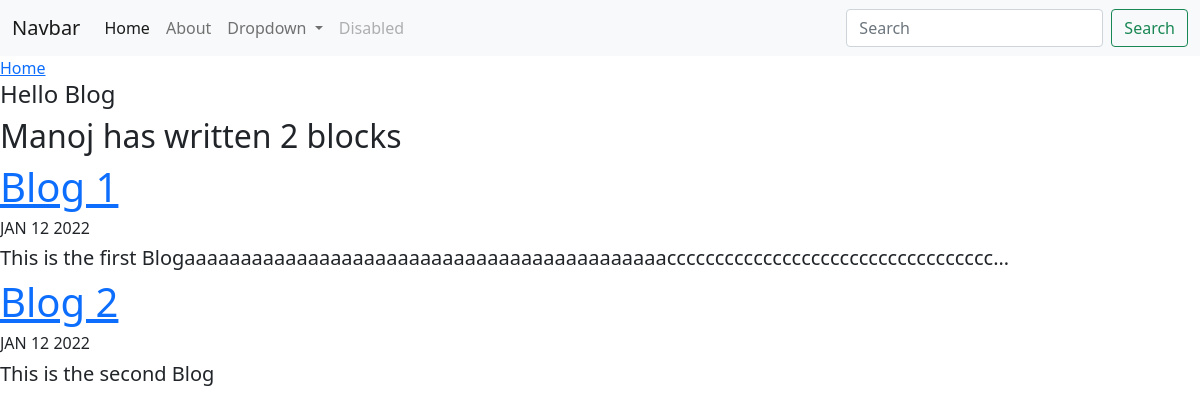
Screenshot of /blog/ with the database file from the repository.
### blog/models.py (models this page shows, shortened)
class Blog(models.Model):
    title = models.CharField(max_length=200)
    description = models.TextField()
    date = models.DateField()

### blog/views.py (the view)
# urls.py: path('',views.all_blogs, name='all_blogs'),
def all_blogs(request):
    blogs = Blog.objects.order_by('-date')[:5]
    return render(request, 'blog/all_blogs.html', {'blogs':blogs})

### blog/templates/blog/all_blogs.html (shortened to what this page needs)
{% extends 'portfolio/base.html' %}
{% block content %}
<a href="{% url 'home' %}">Home</a>
<h4>Hello Blog</h4>
<h2>Manoj has written {{ blogs.count }} block{{ blogs.count|pluralize }}</h2>
{% for blog in blogs %}
<a href="{% url 'blog:detail' blog.id %}"><h1>{{ blog.title }}</h1></a>
<h6>{{ blog.date|date:'M d Y'|upper }}</h6>
<h5>{{ blog.description|striptags|truncatechars:100 }}</h5>
{% endfor %}
{% endblock %}

### portfolio/templates/portfolio/base.html (shortened to what this page needs)
<!doctype html>
<html lang="en">
  <head>
    <link href="https://cdn.jsdelivr.net/npm/bootstrap@5.1.3/dist/css/bootstrap.min.css" rel="stylesheet">
  </head>
  <body>
    <nav class="navbar navbar-expand-lg navbar-light bg-light">
        <div class="container-fluid">
          <a class="navbar-brand" href="#">Navbar</a>
          <div class="collapse navbar-collapse" id="navbarSupportedContent">
            <ul class="navbar-nav me-auto mb-2 mb-lg-0">
              <li class="nav-item">
                <a class="nav-link active" aria-current="page" href="#">Home</a>
              </li>
              <li class="nav-item">
                <a class="nav-link" href="#">About</a>
              </li>
              <li class="nav-item dropdown">
                <a class="nav-link dropdown-toggle" href="#" id="navbarDropdown" role="button" data-bs-toggle="dropdown" aria-expanded="false">
                  Dropdown
                </a>
              </li>
              <li class="nav-item">
                <a class="nav-link disabled">Disabled</a>
              </li>
            </ul>
            <form class="d-flex">
              <input class="form-control me-2" type="search" placeholder="Search" aria-label="Search">
              <button class="btn btn-outline-success" type="submit">Search</button>
            </form>
          </div>
        </div>
      </nav>
  </body>
</html>
  {% block content%} {% endblock %}

### rows the page displays
Blog: title "Blog 1", date "JAN 12 2022", description "This is the first Blogaaaaaaaaaaaaaaaaaaaaaaaaaaaaaaaaaaaaaaaaaaacccccccccccccccccccccccccccccccccc…"
Blog: title "Blog 2", date "JAN 12 2022", description "This is the second Blog"

### other values shown
{{ blogs.count }} "2"
